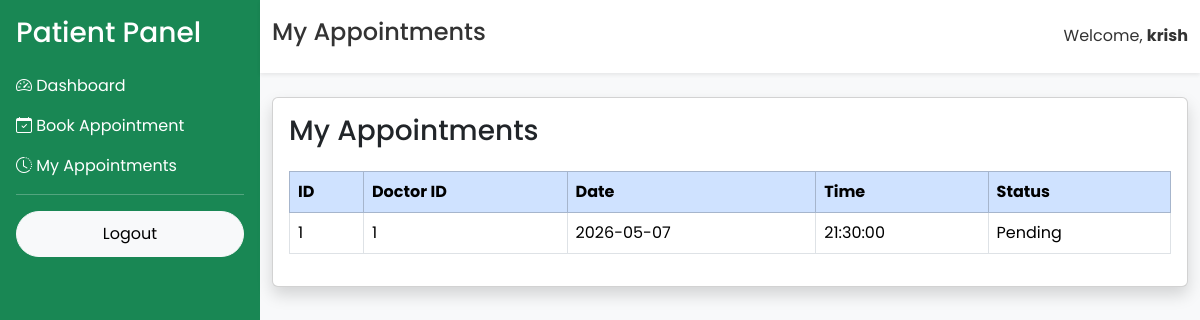
Page /patient/my-appointments (signed in) on the committed database.
### app/models/user.py (models this page shows, shortened)
class User(UserMixin, db.Model):
    __tablename__ = "users"
    id = db.Column(db.Integer, primary_key=True)
    full_name = db.Column(db.String(100), nullable=False)
    email = db.Column(db.String(120), unique=True, nullable=False)
    phone = db.Column(db.String(15), unique=True, nullable=True)
    password = db.Column(db.String(255), nullable=False)
    role = db.Column(db.String(20), default="patient")
    is_active = db.Column(db.Boolean, default=True)
    created_at = db.Column(db.DateTime, server_default=db.func.now())

### app/models/appointment.py (models this page shows)
class Appointment(db.Model):
    __tablename__ = "appointments"
    id = db.Column(db.Integer, primary_key=True)
    patient_id = db.Column(
        db.Integer,
        db.ForeignKey("users.id"),
        nullable=False
    )
    doctor_id = db.Column(
    db.Integer,
    db.ForeignKey("doctors.id"),
    nullable=False
)
    appointment_date = db.Column(db.Date, nullable=False)
    appointment_time = db.Column(db.Time, nullable=False)
    reason = db.Column(db.Text)
    status = db.Column(
        db.String(20),
        default="Pending"
    )
    created_at = db.Column(
        db.DateTime,
        server_default=db.func.now()
    )

### app/routes/appointment.py (the view)
@appointment.route("/patient/my-appointments")
@login_required
def my_appointments():
    appointments = Appointment.query.filter_by(
        patient_id=current_user.id
    ).all()
    return render_template(
        "appointment/my_appointments.html",
        appointments=appointments
    )

### app/templates/appointment/my_appointments.html (shortened to what this page needs)
{% extends "layout/patient_base.html" %}
{% block page_title %}My Appointments{% endblock %}
{% block content %}
<div class="card shadow">
<div class="card-body">
<h3 class="mb-4">My Appointments</h3>
<table class="table table-bordered">
<thead class="table-primary">
<tr>
<th>ID</th>
<th>Doctor ID</th>
<th>Date</th>
<th>Time</th>
<th>Status</th>
</tr>
</thead>
<tbody>
{% for appointment in appointments %}
<tr>
<td>{{ appointment.id }}</td>
<td>{{ appointment.doctor_id }}</td>
<td>{{ appointment.appointment_date }}</td>
<td>{{ appointment.appointment_time }}</td>
<td>{{ appointment.status }}</td>
</tr>
{% else %}
<tr>
<td colspan="5" class="text-center">
No Appointments Found
</td>
</tr>
{% endfor %}
</tbody>
</table>
</div>
</div>
{% endblock %}

### app/templates/layout/patient_base.html (shortened to what this page needs)
<!DOCTYPE html>
<html lang="en">
<head>
<link href="https://cdn.jsdelivr.net/npm/bootstrap@5.3.3/dist/css/bootstrap.min.css" rel="stylesheet">
<link href="https://cdn.jsdelivr.net/npm/bootstrap-icons@1.11.3/font/bootstrap-icons.min.css" rel="stylesheet">
<link rel="stylesheet"
href="{{ url_for('static', filename='css/style.css') }}">
</head>
<body class="bg-light">
<div class="d-flex">
<div class="bg-success text-white p-3 vh-100" style="width:260px;">
<h3 class="mb-4">
Patient Panel
</h3>
<a href="/patient/dashboard"
class="d-block text-white text-decoration-none mb-3">
<i class="bi bi-speedometer2"></i>
Dashboard
</a>
<a href="/patient/book-appointment"
class="d-block text-white text-decoration-none mb-3">
<i class="bi bi-calendar-check"></i>
Book Appointment
</a>
<a href="/patient/my-appointments"
class="d-block text-white text-decoration-none mb-3">
<i class="bi bi-clock-history"></i>
My Appointments
</a>
<hr>
<a href="/logout"
class="btn btn-light w-100">
Logout
</a>
</div>
<div class="flex-grow-1">
<nav class="navbar navbar-light bg-white shadow-sm">
<div class="container-fluid">
<h4>
{% block page_title %}{% endblock %}
</h4>
<span>
Welcome,
<strong>{{ current_user.full_name }}</strong>
</span>
</div>
</nav>
<div class="container-fluid mt-4">
{% block content %}
{% endblock %}
</div>
</div>
</div>
</body>
</html>

### app/static/css/style.css (style rules this page uses)
* { margin:0; padding:0; box-sizing:border-box; font-family:'Poppins',sans-serif; }
body { background:#f5f8fc; color:#333; }
.navbar { transition:.4s; padding:18px 0; }
.btn { border-radius:50px; padding:10px 22px; }

### rows in the picture
User: full_name "krish"
Appointment: id "1", doctor_id "1", appointment_date "2026-05-07", appointment_time "21:30:00", status "Pending"
